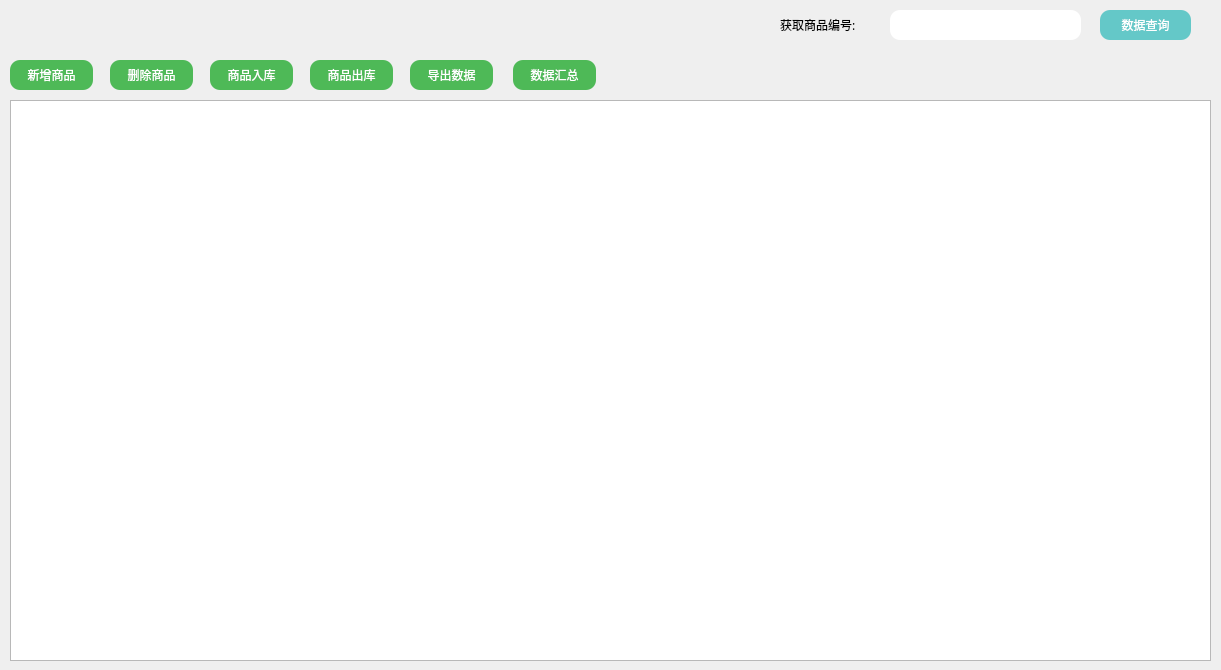
<?xml version="1.0" encoding="UTF-8"?>
<ui version="4.0">
 <class>MainWidget</class>
 <widget class="QWidget" name="MainWidget">
  <property name="geometry">
   <rect>
    <x>0</x>
    <y>0</y>
    <width>1221</width>
    <height>670</height>
   </rect>
  </property>
  <property name="windowTitle">
   <string>库存管理系统1.0.0</string>
  </property>
  <property name="windowIcon">
   <iconset resource="images.qrc">
    <normaloff>:/images/system.png</normaloff>:/images/system.png</iconset>
  </property>
  <widget class="QTableWidget" name="tableWidget">
   <property name="geometry">
    <rect>
     <x>10</x>
     <y>100</y>
     <width>1201</width>
     <height>561</height>
    </rect>
   </property>
  </widget>
  <widget class="QPushButton" name="newbutton">
   <property name="geometry">
    <rect>
     <x>10</x>
     <y>60</y>
     <width>83</width>
     <height>30</height>
    </rect>
   </property>
   <property name="font">
    <font>
     <family>方正黑体_GBK</family>
    </font>
   </property>
   <property name="styleSheet">
    <string notr="true">color:rgb(255,255,255);
background:rgb(78, 185, 87);
border-radius:10px;</string>
   </property>
   <property name="text">
    <string>新增商品</string>
   </property>
   <property name="icon">
    <iconset resource="images.qrc">
     <normaloff>:/images/tianjia.png</normaloff>:/images/tianjia.png</iconset>
   </property>
  </widget>
  <widget class="QPushButton" name="deletebutton">
   <property name="geometry">
    <rect>
     <x>110</x>
     <y>60</y>
     <width>83</width>
     <height>30</height>
    </rect>
   </property>
   <property name="font">
    <font>
     <family>方正黑体_GBK</family>
    </font>
   </property>
   <property name="styleSheet">
    <string notr="true">color:rgb(255,255,255);
background:rgb(78, 185, 87);
border-radius:10px;</string>
   </property>
   <property name="text">
    <string>删除商品</string>
   </property>
   <property name="icon">
    <iconset resource="images.qrc">
     <normaloff>:/images/shanchu.png</normaloff>:/images/shanchu.png</iconset>
   </property>
  </widget>
  <widget class="QPushButton" name="addbutton">
   <property name="geometry">
    <rect>
     <x>210</x>
     <y>60</y>
     <width>83</width>
     <height>30</height>
    </rect>
   </property>
   <property name="font">
    <font>
     <family>方正黑体_GBK</family>
    </font>
   </property>
   <property name="styleSheet">
    <string notr="true">color:rgb(255,255,255);
background:rgb(78, 185, 87);
border-radius:10px;</string>
   </property>
   <property name="text">
    <string>商品入库</string>
   </property>
   <property name="icon">
    <iconset resource="images.qrc">
     <normaloff>:/images/ruku.png</normaloff>:/images/ruku.png</iconset>
   </property>
  </widget>
  <widget class="QPushButton" name="decreasebutton">
   <property name="geometry">
    <rect>
     <x>310</x>
     <y>60</y>
     <width>83</width>
     <height>30</height>
    </rect>
   </property>
   <property name="font">
    <font>
     <family>方正黑体_GBK</family>
    </font>
   </property>
   <property name="styleSheet">
    <string notr="true">color:rgb(255,255,255);
background:rgb(78, 185, 87);
border-radius:10px;</string>
   </property>
   <property name="text">
    <string>商品出库</string>
   </property>
   <property name="icon">
    <iconset resource="images.qrc">
     <normaloff>:/images/chuku.png</normaloff>:/images/chuku.png</iconset>
   </property>
  </widget>
  <widget class="QPushButton" name="exportbutton">
   <property name="geometry">
    <rect>
     <x>410</x>
     <y>60</y>
     <width>83</width>
     <height>30</height>
    </rect>
   </property>
   <property name="font">
    <font>
     <family>方正黑体_GBK</family>
    </font>
   </property>
   <property name="styleSheet">
    <string notr="true">color:rgb(255,255,255);
background:rgb(78, 185, 87);
border-radius:10px;</string>
   </property>
   <property name="text">
    <string>导出数据</string>
   </property>
   <property name="icon">
    <iconset resource="images.qrc">
     <normaloff>:/images/daochu.png</normaloff>:/images/daochu.png</iconset>
   </property>
  </widget>
  <widget class="QPushButton" name="sumbutton">
   <property name="geometry">
    <rect>
     <x>513</x>
     <y>60</y>
     <width>83</width>
     <height>30</height>
    </rect>
   </property>
   <property name="font">
    <font>
     <family>方正黑体_GBK</family>
    </font>
   </property>
   <property name="styleSheet">
    <string notr="true">color:rgb(255,255,255);
background:rgb(78, 185, 87);
border-radius:10px;</string>
   </property>
   <property name="text">
    <string>数据汇总</string>
   </property>
   <property name="icon">
    <iconset resource="images.qrc">
     <normaloff>:/images/huizong.png</normaloff>:/images/huizong.png</iconset>
   </property>
  </widget>
  <widget class="QPushButton" name="lookupbutton">
   <property name="geometry">
    <rect>
     <x>1100</x>
     <y>10</y>
     <width>91</width>
     <height>30</height>
    </rect>
   </property>
   <property name="styleSheet">
    <string notr="true">background:rgb(100, 200, 200);
color:white;
border-radius:10px;</string>
   </property>
   <property name="text">
    <string>数据查询</string>
   </property>
   <property name="icon">
    <iconset resource="images.qrc">
     <normaloff>:/images/sousuo.png</normaloff>:/images/sousuo.png</iconset>
   </property>
  </widget>
  <widget class="QLineEdit" name="lineEdit">
   <property name="geometry">
    <rect>
     <x>890</x>
     <y>10</y>
     <width>191</width>
     <height>30</height>
    </rect>
   </property>
   <property name="styleSheet">
    <string notr="true">border-radius:10px;
color:rgb(0,0,0);
background:rgb(255, 255, 255);
</string>
   </property>
  </widget>
  <widget class="QLabel" name="label">
   <property name="geometry">
    <rect>
     <x>780</x>
     <y>10</y>
     <width>101</width>
     <height>30</height>
    </rect>
   </property>
   <property name="font">
    <font>
     <family>方正书宋_GBK</family>
    </font>
   </property>
   <property name="styleSheet">
    <string notr="true">color:rgb(0, 0, 0);</string>
   </property>
   <property name="text">
    <string>获取商品编号:</string>
   </property>
  </widget>
 </widget>
 <resources>
  <include location="images.qrc"/>
 </resources>
 <connections/>
</ui>
